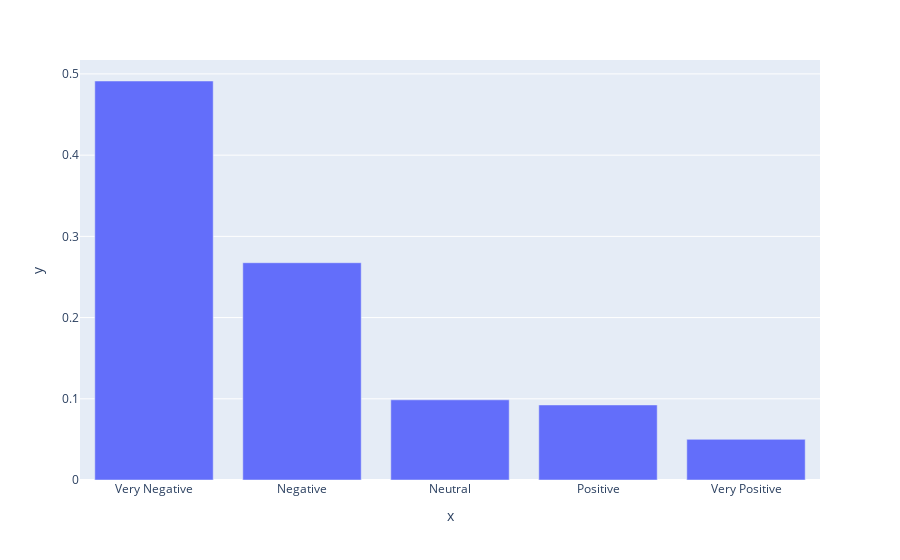

Notebook code cell kept with this figure:
### Code cell
prediction, probas = predict_sentiment(["Mi mamá me regañó por no hacer la tarea"])
print(f"Prediction: {prediction[0]}")
fig = px.bar(x=list(probas[0].keys()), y=list(probas[0].values()))
fig.show()

### Figure 1 — Plotly figure (JSON) as saved in the notebook; plotly's stock layout.template omitted (floating-point values rounded to 4 significant figures)
{"data": [{"hovertemplate": "x=%{x}<br>y=%{y}<extra></extra>", "legendgroup": "", "marker": {"color": "#636efa", "pattern": {"shape": ""}}, "name": "", "orientation": "v", "showlegend": false, "textposition": "auto", "type": "bar", "x": ["Very Negative", "Negative", "Neutral", "Positive", "Very Positive"], "xaxis": "x", "y": [0.4913, 0.2675, 0.09872, 0.09242, 0.05003], "yaxis": "y"}], "layout": {"barmode": "relative", "legend": {"tracegroupgap": 0}, "margin": {"t": 60}, "xaxis": {"anchor": "y", "domain": [0, 1], "title": {"text": "x"}}, "yaxis": {"anchor": "x", "domain": [0, 1], "title": {"text": "y"}}}}
